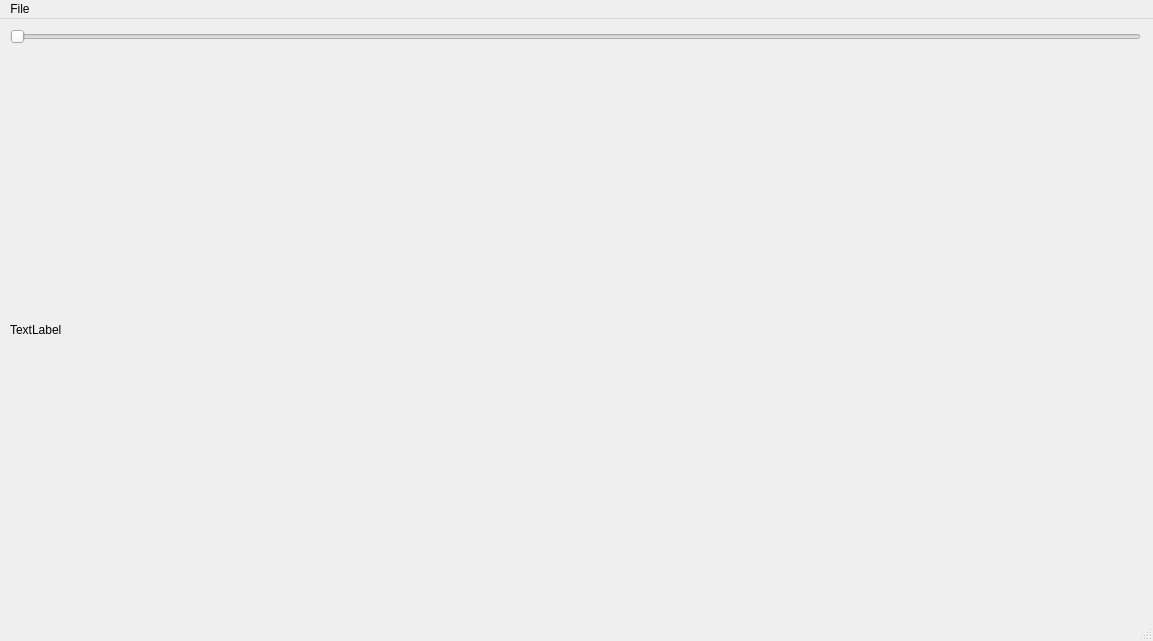
<?xml version="1.0" encoding="UTF-8"?>
<ui version="4.0">
 <class>MainWindow</class>
 <widget class="QMainWindow" name="MainWindow">
  <property name="geometry">
   <rect>
    <x>0</x>
    <y>0</y>
    <width>1153</width>
    <height>641</height>
   </rect>
  </property>
  <property name="windowTitle">
   <string>MainWindow</string>
  </property>
  <widget class="QWidget" name="centralwidget">
   <widget class="QWidget" name="verticalLayoutWidget">
    <property name="geometry">
     <rect>
      <x>10</x>
      <y>10</y>
      <width>1131</width>
      <height>581</height>
     </rect>
    </property>
    <layout class="QVBoxLayout" name="verticalLayout">
     <item>
      <widget class="QSlider" name="horizontalSlider">
       <property name="maximum">
        <number>20</number>
       </property>
       <property name="orientation">
        <enum>Qt::Horizontal</enum>
       </property>
      </widget>
     </item>
     <item>
      <widget class="QLabel" name="image">
       <property name="text">
        <string>TextLabel</string>
       </property>
      </widget>
     </item>
    </layout>
   </widget>
  </widget>
  <widget class="QMenuBar" name="menubar">
   <property name="geometry">
    <rect>
     <x>0</x>
     <y>0</y>
     <width>1153</width>
     <height>22</height>
    </rect>
   </property>
   <widget class="QMenu" name="menuFile">
    <property name="title">
     <string>File</string>
    </property>
    <addaction name="Open"/>
   </widget>
   <addaction name="menuFile"/>
  </widget>
  <widget class="QStatusBar" name="statusbar"/>
  <action name="Open">
   <property name="text">
    <string>Open</string>
   </property>
  </action>
 </widget>
 <resources/>
 <connections/>
</ui>
